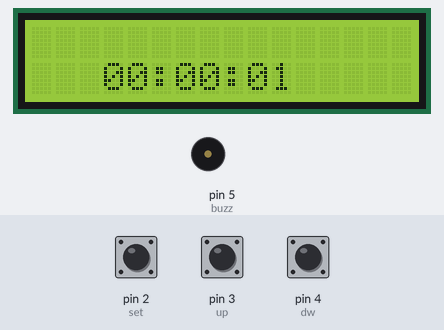
A sketch run on a simulated Arduino Uno, built with avr-gcc and run on an emulated ATmega328P. On the bench: 16×2 character LCD, buzzer (waves = sounding, pin HIGH). Inputs (shaded band) come from the test bench; at power-on: pin 2 (set) HIGH, pin 3 (up) HIGH, pin 4 (dw) HIGH.

Above: at 1.2 s.
1.3 s: pin 2 (set) pulled LOW for 0.15 s
At 10.8 s:
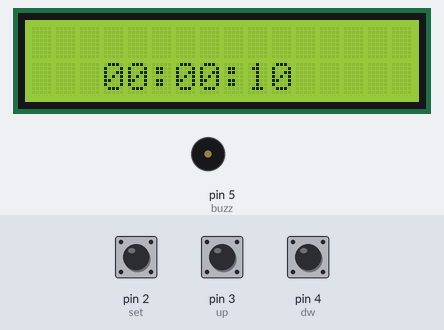
11.5 s: pin 3 (up) pulled LOW for 0.15 s
At 12.8 s:
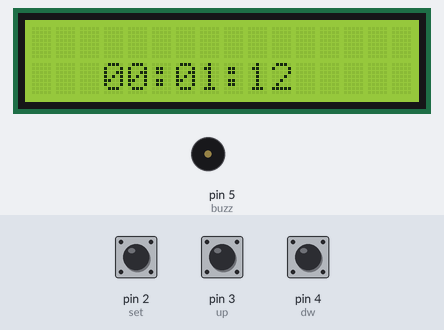
13.1 s: pin 4 (dw) pulled LOW for 0.15 s
At 13.8 s:
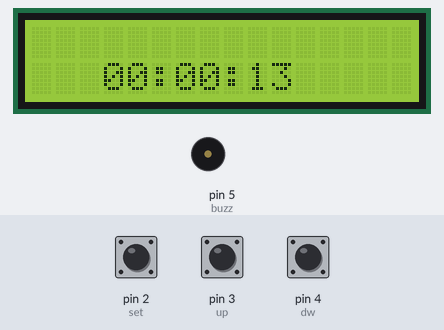
14.7 s: pin 3 (up) pulled LOW for 1 s
At 15.5 s:
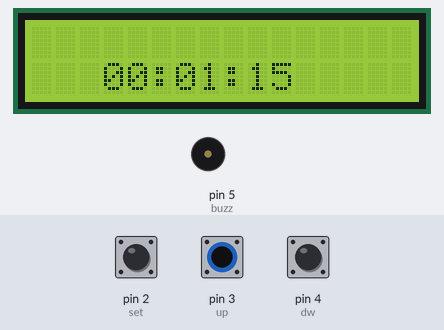
17.2 s: pin 4 (dw) pulled LOW for 1 s
At 19.8 s:
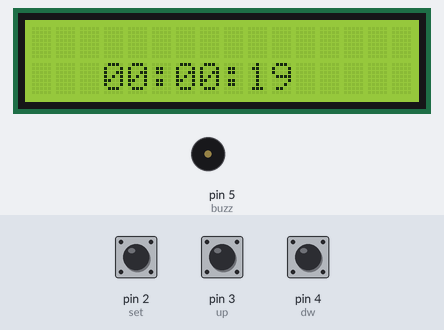
Timing chart, 0 to 20.7 s (numbered marks = the images above; inputs shaded):
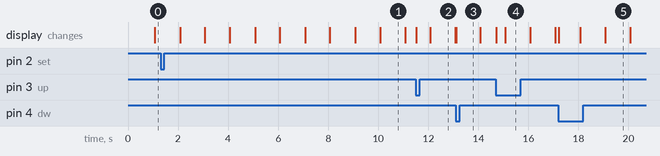

Measured:
- after the input at 13.1 s, the display: changes at once (image 3)
- what the display in image 1 shows lasts 1.0 s, from 10.1 s to 11.1 s

The sketch:

Rel_gio_Digital.ino
```cpp
/*
     CÓDIGO:  Montando um relógio digital
     AUTOR:   Guilherme Silva De Souza
     DATA:    14/05/2020
*/

//                          Incluindo as bibliotecas
#include <Wire.h>
#include <LiquidCrystal_I2C.h>
#include <TimerOne.h>

//                          Definições do Display
#define endereco 0x27
#define colunas 16
#define linhas 2

//                          Instaciando objetos
LiquidCrystal_I2C lcd(endereco, colunas, linhas);

//    Setando  --------------->
int hor = 0, Min = 0, sec = 0;
byte mod, set = 2, up = 3, dw =4, buzz = 5, t_ant;
bool k = false, ring = false;

void setup() {
  // Iniciando
  lcd.init();             // Inicializando
  lcd.backlight();        // Ligando
  lcd.clear();            // Limpando dados

  //Primeiro comando
  for (byte i = 2; i < 5 ; i++) pinMode(i, INPUT_PULLUP);
  pinMode(buzz, OUTPUT);
  Timer1.initialize(1000000); // 1 segundo
  Timer1.attachInterrupt(clk);
}

void loop() {
  // Chama as funções
  adjust();
  Display();
  alarme();
}

//Ajuste do relógio
void adjust(){
  int h = 0, hh = 0, m = 0, mm = 0;         // Configura as variáveis
  if(!digitalRead(set) and !k) mod++;       // Fas o teste se esta HIGH ou LOW
  if(mod > 4){
    lcd.clear();                            // Limpa o display
  }
  //Ajustes de horário
  m = Min % 10;
  mm = Min / 10;
  h = hor % 10;
  hh = hor / 10;

  if (!k){
         if ((m += mod == 1 and !digitalRead(up)) > 9) m = 0;
    else if ((m -= mod == 1 and !digitalRead(dw)) < 0) m = 9;
  }
  Min = m + mm * 10; // Os minutos recebe as unidades x 10
  hor = h + hh * 10; // As horas recebem as unidades x 10

  k = false;
  for(byte i = 2; i < 5; i++) if (!digitalRead(i)) k = true;
}

// CLOCK
void clk(){
  sec++;
}

//Alarme para o Relógio
void alarme(){

}

//Configuração do Display
void Display(){
  if(sec > 59){
    sec = 0;
    Min++;
  }
  if(Min > 59){
    Min = 0;
    hor++;
  }
  if(hor > 23){
    hor = 0;
  }
  lcd.setCursor(3,1);
  if(hor < 10){
    lcd.print("0");
    lcd.setCursor(4,1);
  }
  lcd.print(hor);
  lcd.setCursor(5,1);
  lcd.print(":");
  lcd.setCursor(6,1);
  if (Min < 10){
    lcd.print("0");
    lcd.setCursor(7,1);
  }
  lcd.print(Min);
  lcd.setCursor(8,1);
  lcd.print(":");
  lcd.setCursor(9,1);
  if(sec < 10){
    lcd.print("0");
    lcd.setCursor(10,1);
  }
  lcd.print(sec);
}
```
